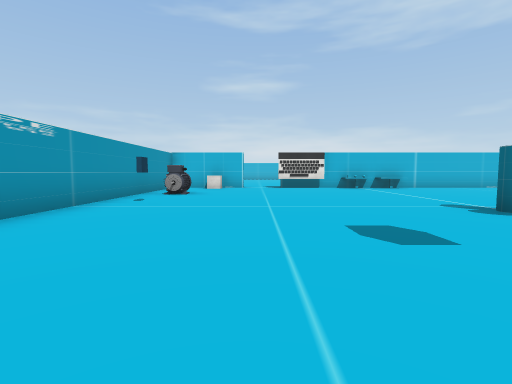
[1] (above)

16 first-person views from a walk through a scene from a Unity 3-D project. The camera is 1.2 m above the floor, tilts 4° down and sees 85° across. Doors are open. The floor is counted in squares, 2 m on a side. Each view is taken from the middle of a square. On the plan, view 1 faces up. The plan holds only what a view shows up to about 9 squares ahead; the rest is blank. The place goes on beyond the plan. Some animated figures are left out. Some surface patterns are stand-ins.

[2]
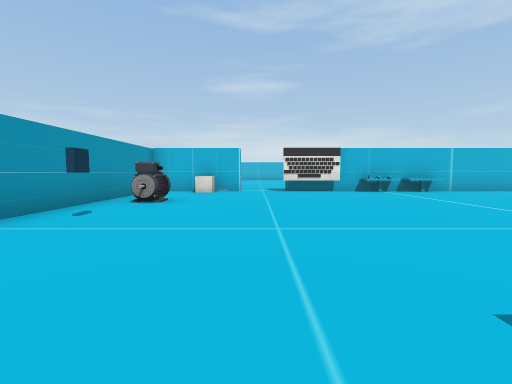

[3]
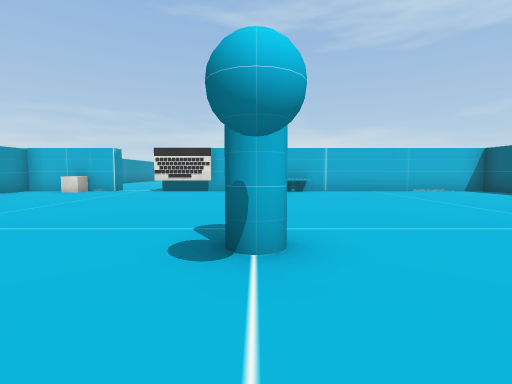

[4]
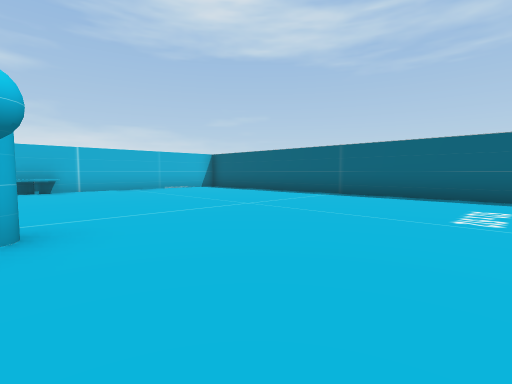

[5]
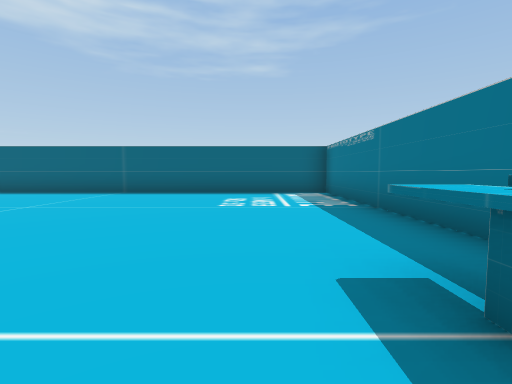

[6]
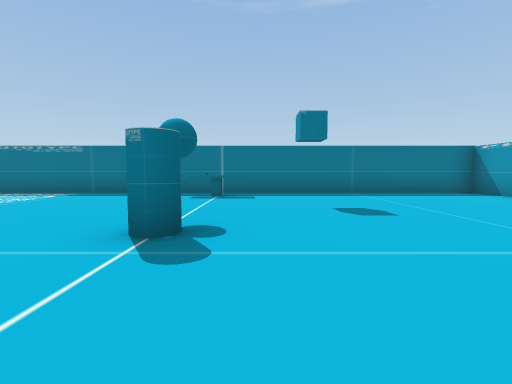

[7]
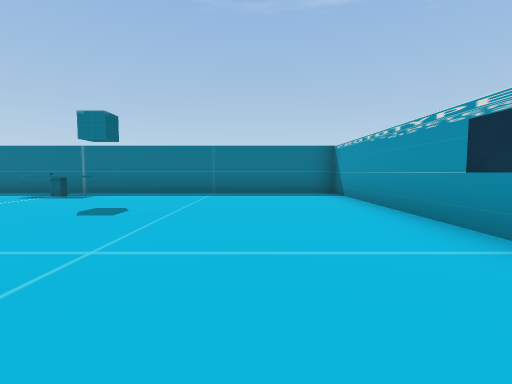

[8]
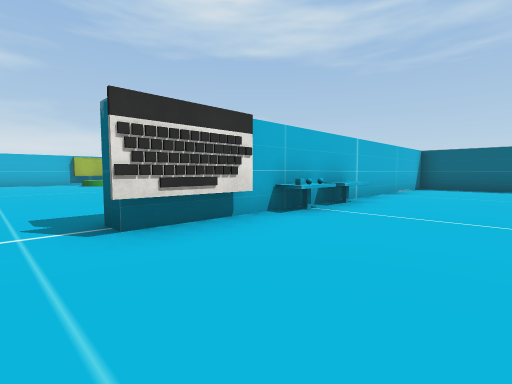

[9]
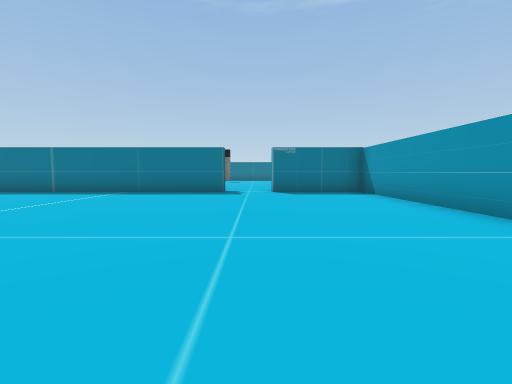

[10]
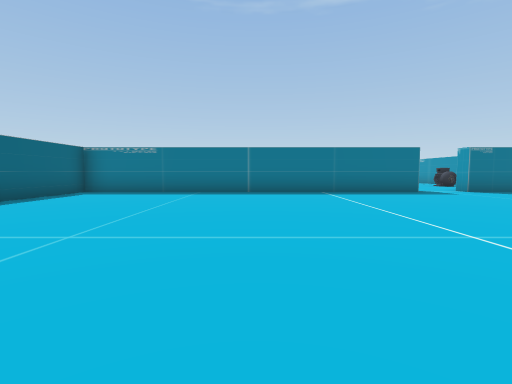

[11]
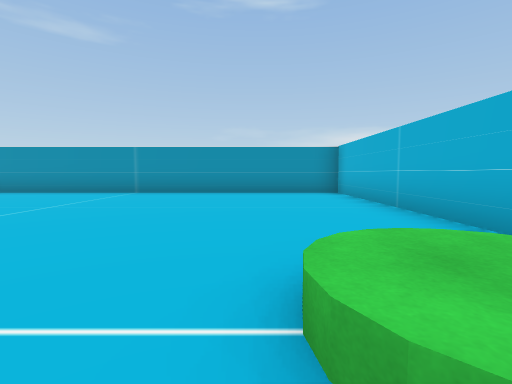

[12]
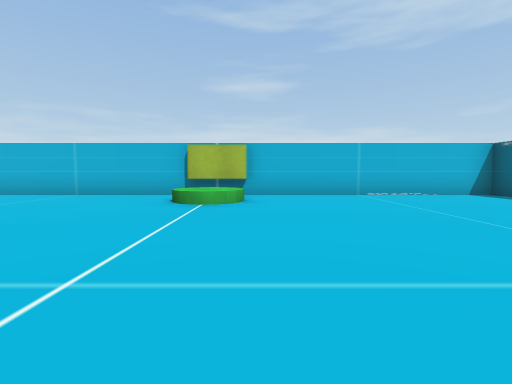

[13]
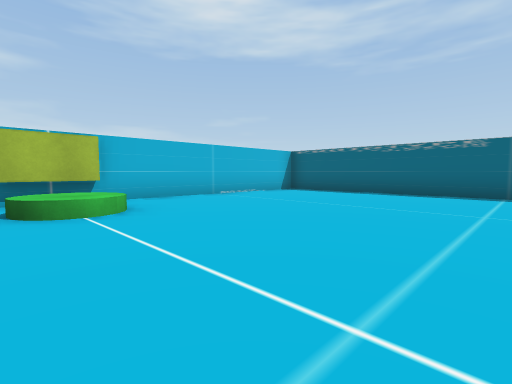

[14]
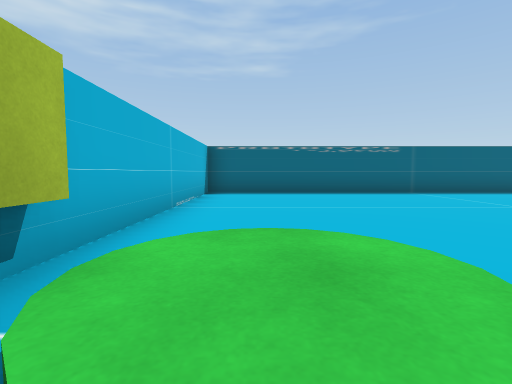

[15]
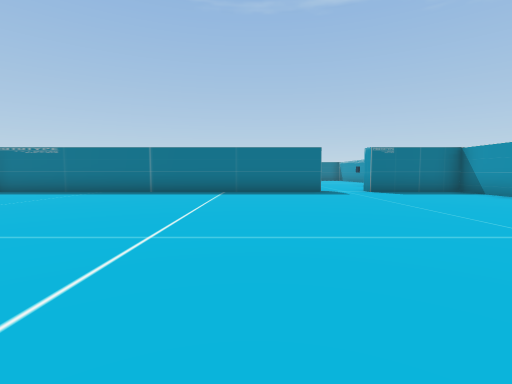

[16]
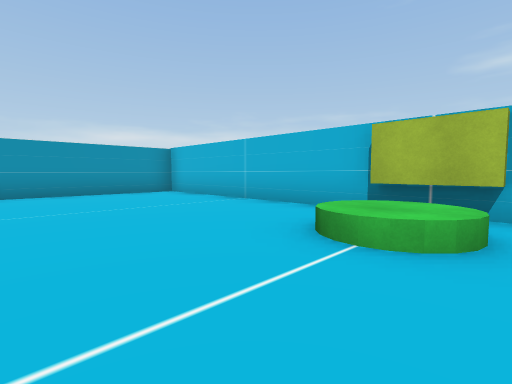

### Floor plan
Ten units are one square. View 1 is at (0, 0); x grows to the right and y downward. Boxes are objects, and circles mark ways between rooms. Rooms are numbered by the first view taken in them; rooms with no view inside come last. Other rooms are left out.
<svg viewBox="-37 -239 155 255">
<path fill="none" stroke="#000" d="M16 -107 8 -107M-5 -109 -32 -109 -32 11 113 11 113 -109 54 -109M15 -109 10 -109M54 -114 113 -114 113 -234 -32 -234 -32 -114 -5 -114M49 -232 32 -232M10 -114 16 -114"/>
<rect x="-25" y="-85" width="10" height="10" fill="#bbb"><title>other object</title></rect>
<rect x="35" y="-5" width="10" height="10" fill="#bbb"><title>other object</title></rect>
<rect x="35" y="-45" width="10" height="10" fill="#bbb"><title>other object</title></rect>
<rect x="-25" y="-115" width="10" height="10" fill="#bbb"><title>other object</title></rect>
<rect x="15" y="-115" width="10" height="10" fill="#bbb"><title>other object</title></rect>
<rect x="25" y="-115" width="10" height="10" fill="#bbb"><title>other object</title></rect>
<rect x="35" y="-115" width="10" height="10" fill="#bbb"><title>other object</title></rect>
<rect x="45" y="-115" width="10" height="10" fill="#bbb"><title>other object</title></rect>
<circle cx="35" cy="-102" r="3" fill="#2a7"/>
<circle cx="5" cy="-110" r="3" fill="#2a7"/>
<text x="40" y="-50">1</text>
<text x="40" y="-170">2</text>
</svg>
Room 1 opens to room 2.

Where each view was taken, in squares from view 1:
view 1: 0 up, 0 right, facing up
view 2: 2 up, 0 right, facing up
view 3: 2 up, 4 right, facing up
view 4: 1 up, 4 right, facing up-right
view 5: 1 up, 3 right, facing right
view 6: 7 up, 3 right, facing down
view 7: 7 up, 1 left, facing down
view 8: 8 up, 0 right, facing up-right
view 9: 20 up, 0 right, facing down
view 10: 20 up, 6 right, facing down
view 11: 21 up, 5 right, facing left
view 12: 16 up, 5 right, facing up
view 13: 17 up, 3 right, facing up-right
view 14: 22 up, 3 right, facing right
view 15: 20 up, 3 right, facing down
view 16: 19 up, 5 right, facing up-left
